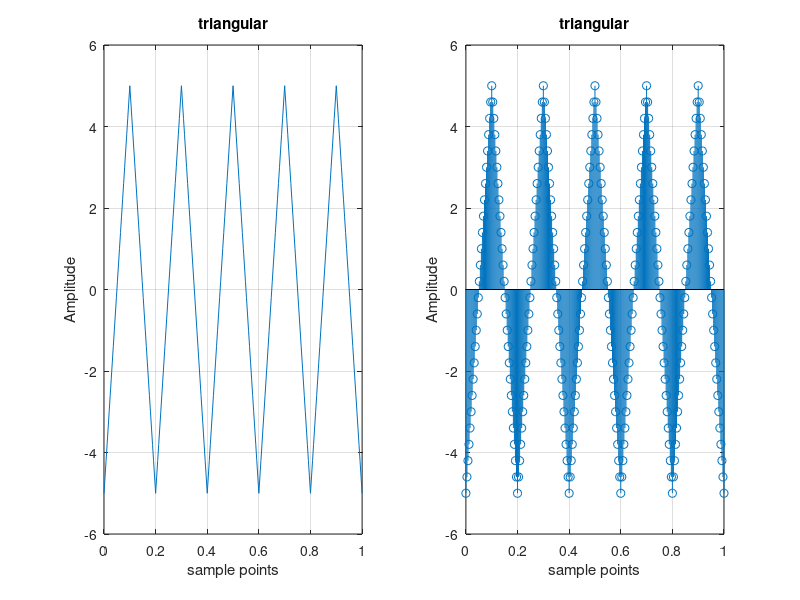

This figure's MATLAB source:
clc; 
clf; 
clear all; 
close all; 
am=input('enter the amplitude='); 
fm=input('enter the frequency='); 
cy=input('enter the number of cycles required:'); 
t=0:(1/(50*fm)):cy/fm; 
Amplitude=am*sawtooth(2*pi*fm*t,.50); 
subplot(121) 
plot(t,Amplitude); 
grid on; 
xlabel('sample points'); 
ylabel('Amplitude'); 
title('triangular'); 
subplot(122); 
stem(t,Amplitude); 
grid on; 
xlabel('sample points'); 
ylabel('Amplitude'); 
title('triangular');